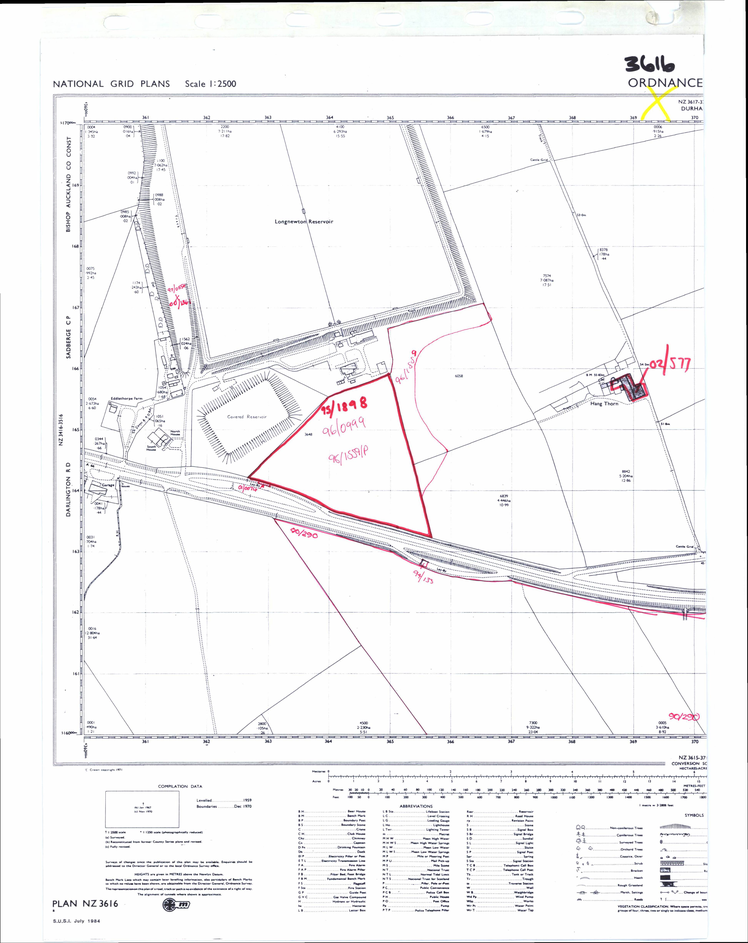
#> input picture data/input/stockton_1.png, 748 x 943 px, shrunk from 3890 x 4906 before the run, found by its file name
$ python create_ocr_dataset.py
#> lines starting #> are read from the running program, lines starting #| are printed output that depends on the picture; after the words box and inside, x2 and y2 are one past the last pixel; in counts of white or black regions, pixels touching at a corner belong together
import cv2
import numpy as np
import os

print("Creating OCR dataset")

# paths
IMAGE_PATH = os.path.join("data", "input", "stockton_1.png")
MASK_PATH = os.path.join("data", "input", "text_mask.png")
OUTPUT_DIR = os.path.join("data", "ocr_data")
IMG_OUTPUT_DIR = os.path.join(OUTPUT_DIR, "images")
os.makedirs(IMG_OUTPUT_DIR, exist_ok=True)

# load data
image = cv2.imread(IMAGE_PATH)
#> image is the input picture: shape (943, 748, 3); mean B, G, R 245.1, 244.3, 244.9
if image is None:
    raise FileNotFoundError(f"Image not found at {IMAGE_PATH}")
text_mask = cv2.imread(MASK_PATH, cv2.IMREAD_GRAYSCALE)
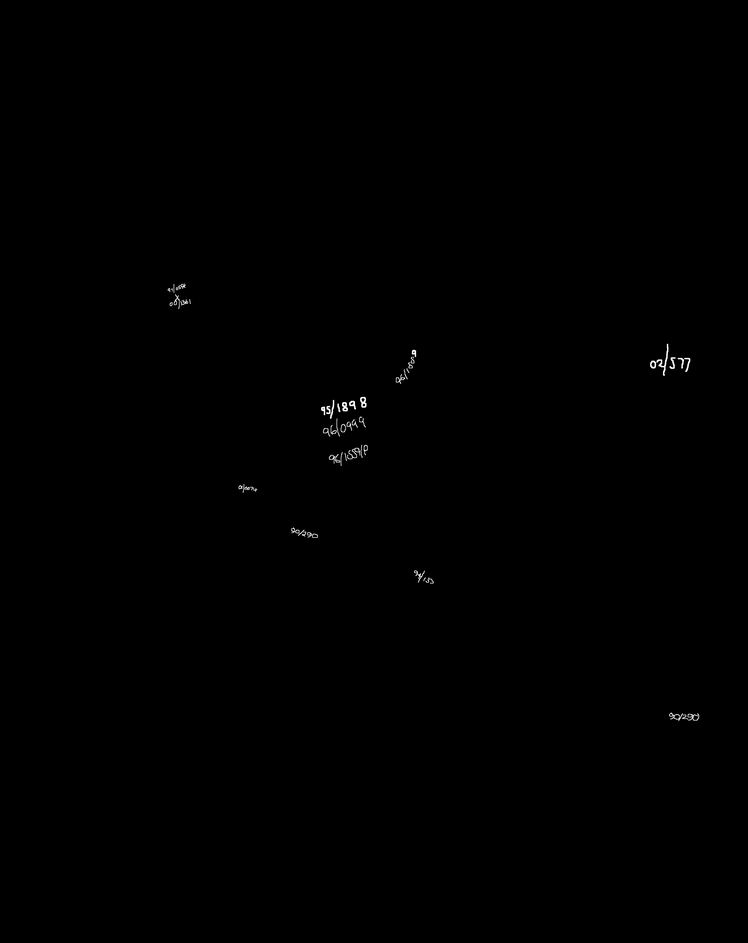
#> input picture data/input/text_mask.png, 748 x 943 px, shrunk from 3890 x 4906 before the run, found by its file name
#> text_mask is the input picture: shape (943, 748); min 0, max 255, mean 0.4
if text_mask is None:
    raise FileNotFoundError(f"Text mask not found at {MASK_PATH}")

# dilate mask
kernel = cv2.getStructuringElement(cv2.MORPH_RECT, (15, 5))
dilated_mask = cv2.dilate(text_mask, kernel, iterations=1)

# find contours
contours, _ = cv2.findContours(dilated_mask, cv2.RETR_EXTERNAL, cv2.CHAIN_APPROX_SIMPLE)
#> contours = 9 contours; largest, box (x1, y1, x2, y2) and area: (311, 392, 376, 441) 2417, (641, 339, 700, 380) 1502, (319, 440, 377, 470) 1116, (158, 279, 200, 314) 1044, (386, 345, 426, 387) 1025

if not contours:
    print("No contours found.")
else:
    print(f"Found {len(contours)} text regions. Saving to '{IMG_OUTPUT_DIR}'...")
#> (printed output is left out)

# save text regions
for i, cnt in enumerate(contours):
    if cv2.contourArea(cnt) > 20:
        x, y, w, h = cv2.boundingRect(cnt)
        padding = 5
        x_pad, y_pad = max(0, x - padding), max(0, y - padding)
        w_pad, h_pad = w + (padding * 2), h + (padding * 2)
        text_roi = image[y_pad:y_pad+h_pad, x_pad:x_pad+w_pad]
        file_name = f"image_{i}.png"
        file_path = os.path.join(IMG_OUTPUT_DIR, file_name)
        cv2.imwrite(file_path, text_roi)
#> this loop made 9 passes
#> (x, y, w, h, x_pad, y_pad, w_pad, h_pad) on passes 1 to 9: (660, 708, 49, 18, 655, 703, 59, 28), (405, 566, 38, 22, 400, 561, 48, 32), (282, 523, 45, 19, 277, 518, 55, 29), (229, 481, 38, 16, 224, 476, 48, 26), (319, 440, 58, 30, 314, 435, 68, 40), (311, 392, 65, 49, 306, 387, 75, 59), (386, 345, 40, 42, 381, 340, 50, 52), (641, 339, 59, 41, 636, 334, 69, 51), (158, 279, 42, 35, 153, 274, 52, 45)
#> pass 1, `text_roi = image[y_pad:y_pad+h_pad, x_pad:x_pad+w_pad]`:
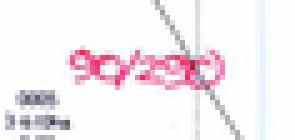
#> text_roi: shape (28, 59, 3) (shown 5 times larger); mean B, G, R 241.2, 236.7, 245.1
#> pass 2, `text_roi = image[y_pad:y_pad+h_pad, x_pad:x_pad+w_pad]`:
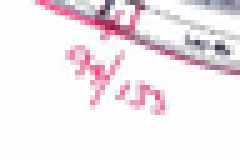
#> text_roi: shape (32, 48, 3) (shown 5 times larger); mean B, G, R 238.5, 233.9, 242.6
#> pass 3, `text_roi = image[y_pad:y_pad+h_pad, x_pad:x_pad+w_pad]`:
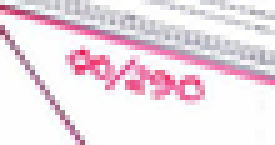
#> text_roi: shape (29, 55, 3) (shown 5 times larger); mean B, G, R 231.6, 223.8, 238.8

print("Dataset images created")
